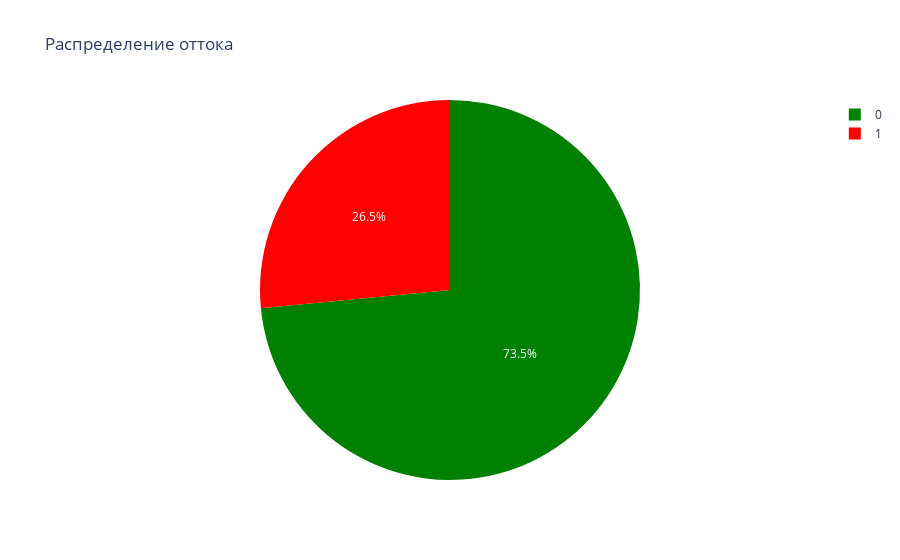

Write notebook code for a chart like this one.
### Markdown cell above
Исследдуем целевую переменную

### Code cell
target_instance = data_final["Target"].value_counts().to_frame()
target_instance = target_instance.reset_index()
target_instance = target_instance.rename(columns={'index': 'Category'})
target_instance
fig = px.pie(target_instance, values='Target', names='Category', color_discrete_sequence=["green", "red"],
             title='Распределение оттока')
fig.show()

### Figure 1 — Plotly figure (JSON) as saved in the notebook; plotly's stock layout.template omitted (floating-point values rounded to 4 significant figures)
{"data": [{"domain": {"x": [0, 1], "y": [0, 1]}, "hovertemplate": "Category=%{label}<br>Target=%{value}<extra></extra>", "labels": [0, 1], "legendgroup": "", "name": "", "showlegend": true, "type": "pie", "values": [5174, 1869]}], "layout": {"legend": {"tracegroupgap": 0}, "piecolorway": ["green", "red"], "title": {"text": "Распределение оттока"}}}
